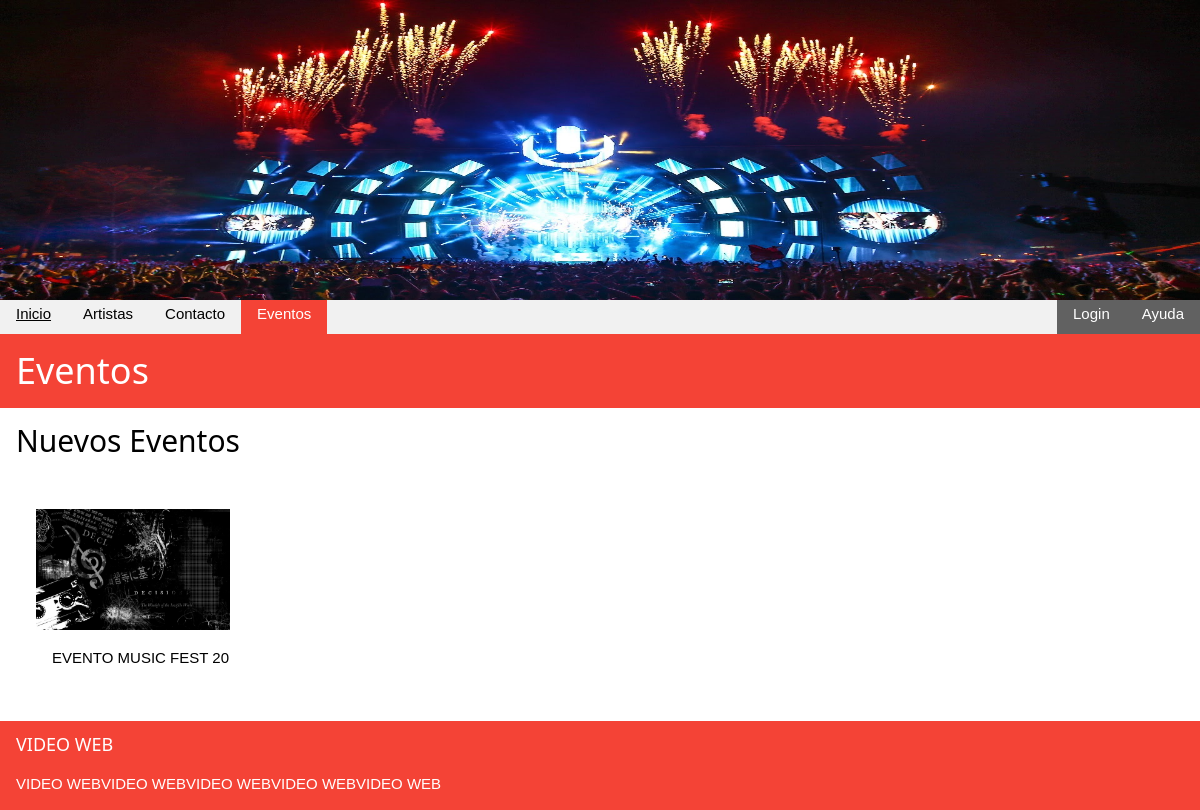
Page /eventos.php on the earlier database version.
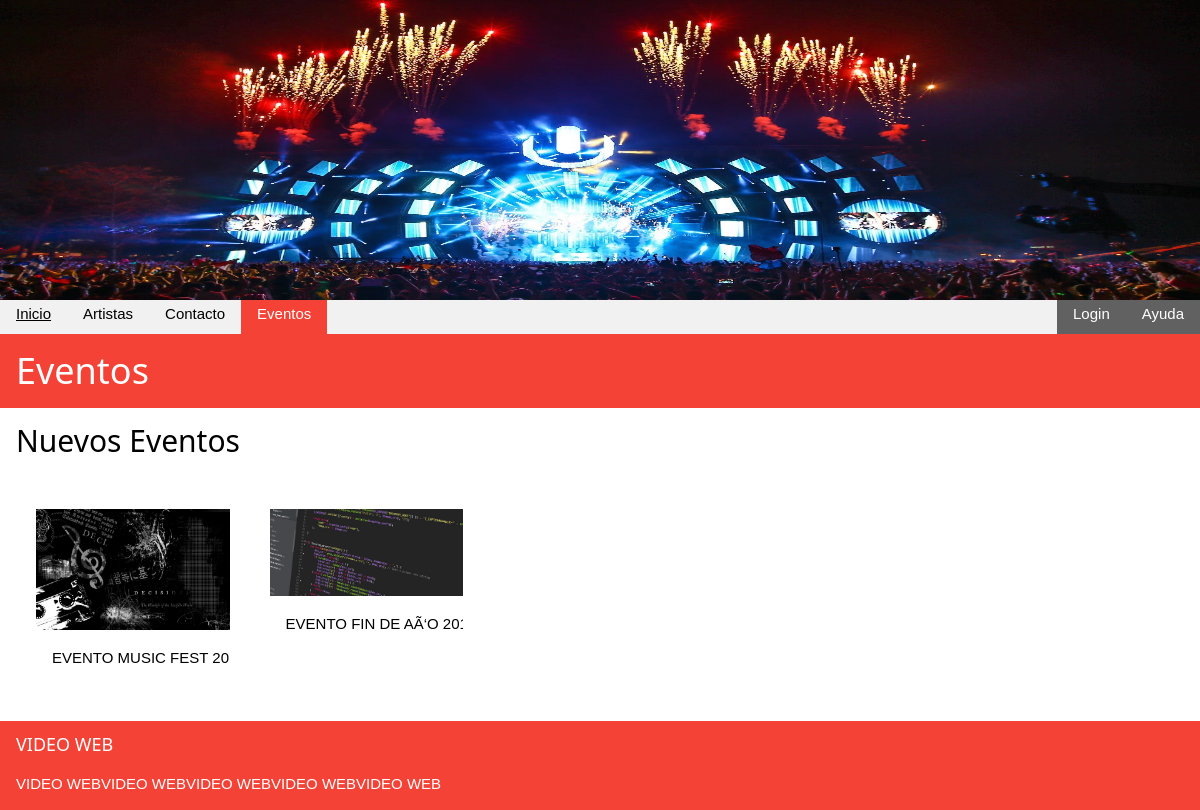
Same page on the later database version.
### tables this page shows
CREATE TABLE `evento` (
  `idevento` int(11) NOT NULL,
  `nomevento` varchar(200) NOT NULL,
  `fechaevento` date NOT NULL,
  `estadoevento` int(11) NOT NULL,
  `portada` varchar(100) NOT NULL,
  `idartista` int(11) NOT NULL
);

### albumevento.php (the view)
<?php
include('config.php');
$sql = "SELECT e.idevento,e.nomevento,e.fechaevento,IF(e.estadoevento=1,'ACTIVO','INACTIVO') as estado,e.portada,a.nombreartista from evento e inner join artista a on a.idartista=e.idartista";
        $results = $db->query($sql);
?>
        <div class="w3-section w3-white w3-container">
                 <?php
                                        while($rows=$results->fetch_row())
                                        {
                echo "<div class='w3-col s2 w3-mobile' style='width:20%'>";
                echo "<img src='http://localhost/".$rows[4]."' width='150px' style='width:100%;'>";
                echo "<a href='evento_detalle.php?idevento=".$rows[0]."'";
                echo "class='w3-button  w3-block w3-container w3-center' >";
                echo "<p>".$rows[1]."</p>";
                echo "</a>";
                echo "</div>";
                     }
                ?>
    </div>

Differences in the rows shown:
added evento: portada (picture), nomevento "EVENTO FIN DE AÃ‘O…"
